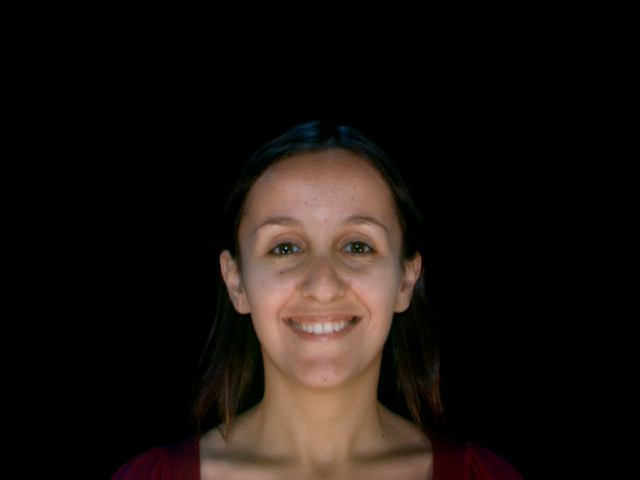
#> input picture facesdb/s001/bmp/s001-01_img.bmp, 640 x 480 px; its folder holds only this picture in this run
$ python emotion_classification.py   (older library calls are emulated)
#> lines starting #> are read from the running program, lines starting #| are printed output that depends on the picture
### create_dataset.py
import glob, os
import matplotlib.pyplot as plt
import numpy as np
import tensorflow as tf
import scipy.misc
from scipy import ndimage
import cv2
from image_mod_functions import rotate_image, add_gaussian_noise, add_speckle, rgb2gray, down_sample_image, up_sample_image, standardize_image

class DataLoader:
    '''
    DataLoader: The DataLoader class exists to create a tensorflow dataset object from an existing dataset of emotionally classified faces stored in a folder system.

    Functions:
        get_emotion: An instance of a python switch statement used to label the images relative to their emotionally classified status based on the naming of the image file.
        get_one_hot: returns the one hot-encoded label for the classification of the image.
        getDataset: the function which aggregates the images into the tensorflow dataset object from the folder organization.
        create_label_vector: creates the vector of labels for the classified images (necessary for creating the tensorflow labled dataset)
    '''
    def __init__(self, datapath = ""):
        self.datapath = datapath

    # [13 lines left out: function get_emotion, not called in this run]

    def get_one_hot(self, x):
        return {
            0: [1,0,0,0,0,0,0,0,0,0],#'neutral frontal',
            1: [0,1,0,0,0,0,0,0,0,0],#'joy',
            2: [0,0,1,0,0,0,0,0,0,0],#'sadness',
            3: [0,0,0,1,0,0,0,0,0,0],#'surprise',
            4: [0,0,0,0,1,0,0,0,0,0],#'anger',
            5: [0,0,0,0,0,1,0,0,0,0],#'disgust',
            6: [0,0,0,0,0,0,1,0,0,0],#'fear',
            7: [0,0,0,0,0,0,0,1,0,0],#'opened',
            8: [0,0,0,0,0,0,0,0,1,0],#'closed',
            9: [0,0,0,0,0,0,0,0,0,1],#'kiss'
        }[x]

    def getDataset(self, start_index=0, num_samples=None, normalize=False):
        # each entries of datset is a tuple of (image, label)
#> called with start_index = 0, normalize = False
        datapath = os.path.join(self.datapath, "facesdb/**/bmp/*.bmp")
        data = []
        face_cascade = cv2.CascadeClassifier("haarcascade_frontalface_default.xml")
        for index, i in enumerate(sorted(glob.glob(datapath, recursive=True))):
            if index >= start_index:
                if num_samples!=None and index >= start_index+num_samples: #early exit
                    break
                image = plt.imread(i)
#> image is the input picture: shape (480, 640, 3); mean R, G, B 25.3, 18.8, 15.2
                gray = cv2.cvtColor(image[0:-50,:,:], cv2.COLOR_BGR2GRAY)
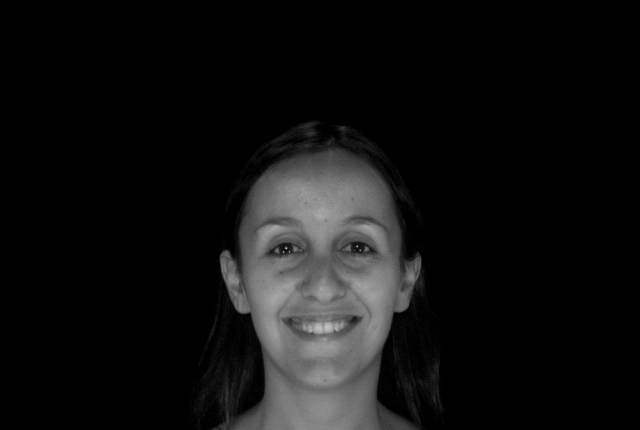
#> gray: shape (430, 640); min 0, max 204, mean 16.6
                faces = face_cascade.detectMultiScale(gray, 1.1,4)
#> faces = [[212, 164, 219, 219]]
                x, y, w, h = faces[0]
#> x = 212; y = 164; w = 219; h = 219
                image = image[y:y+h,x:x+w,:]
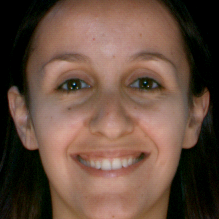
#> image: shape (219, 219, 3); mean R, G, B 103.9, 78, 64.4
                #normalize to float on [0, 1]
                image = standardize_image(image, 128, 128)
                if normalize == True:
                    image = image / 255.0
                data.append(image)
        data = np.stack(data)
        y = self.create_label_vector()
        y = y[start_index:start_index+len(data)]
        dataset = tf.data.Dataset.from_tensor_slices((data, y))
        return dataset, data, y

    def create_label_vector(self):
        # y is label vector
        y = []
        image = 0
        for i in range(0,36):
            for j in range(0,10):
                y.append(self.get_one_hot(j))

        return y

'''Testing'''
'''
dataLoader = DataLoader()
dataset = dataLoader.getDataset()

for img, label in dataset:
    # img = down_sample_image(img)
    # img = up_sample_image(img)
    img = rgb2gray(img)
    img = add_speckle(img)
    img = add_gaussian_noise(img, 0, 0.2)
    img = rotate_image(img, 45)
    plt.imshow(np.squeeze(img))
    plt.show()
'''

### image_mod_functions.py
from scipy import ndimage
import tensorflow as tf
import numpy as np
import matplotlib.pyplot as plt
import cv2

'''
    A suite of functions to manipulate numpy image matrices. Manipulations include rotation, additive gaussian noise, speckle,
    up and down sampling, size standardization, to gray scale.
'''
def rotate_image(image, degree):
    return ndimage.rotate(image, degree, reshape=False)

# [26 lines left out: functions add_gaussian_noise, rgb2gray, add_speckle, down_sample_image, not called in this run]

def standardize_image(image, height, width):
#> called with height = 128, width = 128
    image = cv2.resize(image, dsize=(height, width), interpolation=cv2.INTER_NEAREST)
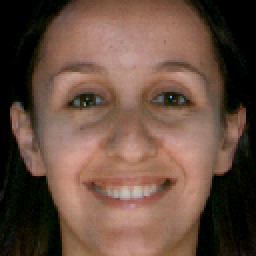
#> image: shape (128, 128, 3) (shown 2 times larger); mean of channels 0, 1, 2 103.7, 78, 64.3; drawn as R, G, B
    image_resized = image.astype(np.float32)

    # if single sample, reshape to include the channel again
    if (len(image_resized.shape) == 2):
        image_resized = image_resized.reshape(*image_resized.shape, 1)

    return image_resized

# [4 lines left out: function up_sample_image, not called in this run]

### emotion_classification.py
from create_dataset import *

import tensorflow.keras as keras
from tensorflow.keras.models import Sequential
import cv2 as cv2
import matplotlib
import matplotlib.pyplot as plt

from tensorflow.keras import layers
from tensorflow.keras import models
from tensorflow.keras import optimizers

from tensorflow.keras import backend as K
import functools as functools
import warnings
warnings.filterwarnings("ignore")
warnings.simplefilter(action='ignore', category=FutureWarning)

# pixel height/width for resizing images
HEIGHT = WIDTH = 60

emotion_to_onehot = {
    'neutral frontal': [1, 0, 0, 0, 0, 0, 0, 0, 0, 0],
    'joy':             [0, 1, 0, 0, 0, 0, 0, 0, 0, 0],
    'sadness':         [0, 0, 1, 0, 0, 0, 0, 0, 0, 0],
    'surprise':        [0, 0, 0, 1, 0, 0, 0, 0, 0, 0],
    'anger':           [0, 0, 0, 0, 1, 0, 0, 0, 0, 0],
    'disgust':         [0, 0, 0, 0, 0, 1, 0, 0, 0, 0],
    'fear':            [0, 0, 0, 0, 0, 0, 1, 0, 0, 0],
    'opened':          [0, 0, 0, 0, 0, 0, 0, 1, 0, 0],
    'closed':          [0, 0, 0, 0, 0, 0, 0, 0, 1, 0],
    'kiss':            [0, 0, 0, 0, 0, 0, 0, 0, 0, 1]
}

# reverse dictionary to be able to get predicted label
onehot_to_emotion = {str(onehot_value): emotion for emotion, onehot_value in emotion_to_onehot.items()}

# [35 lines left out: functions get_pred_emotion, apply_transformations, not called in this run]

def get_train_test_data(num_train_faces=28, oversample_amt=4):
    '''
    uses DataLoader API to load train/test data

    input:
        - num_train_faces, up to 36
           (our data has 10 emotions for each person, and there are 36 unique
            people. this function splits 28 (by default) unique people into
            training, and puts the rest into testing)

        - oversample_amt
            (number of times to augment each image in the training data,
             to increase the amount of data we have for training. this
             will not affect the testing data, or use people in that dataset.)

    output:
        - train_X, train_Y
        - test_X, test_Y
    '''
    # calculate index to split train/test data
    split_idx = num_train_faces * 10

    # read in data
    dataLoader = DataLoader()
    dataset, data, labels = dataLoader.getDataset()
#> in getDataset, `y = y[start_index:start_index+len(data)]`: y = [[1, 0, 0, 0, 0, 0, 0, 0, 0, 0]]

    # separate train and test
    train_X = data[:split_idx,:,:,:]
    train_Y = labels[:split_idx]

    test_X = data[split_idx:,:,:,:]
    test_Y = labels[split_idx:]

    # oversample the training dataset
    for i in range(oversample_amt):
        train_X = np.append(train_X, data[:split_idx,:,:,:], axis=0)
        train_Y = np.append(train_Y, labels[:split_idx], axis=0)

    return train_X, train_Y, test_X, test_Y


# [99 lines left out: functions transform_data, fastSVM, get_CNN_model, generate_and_save_figures, not called in this run]


def main():

    # get train/test data
    train_X, train_Y, test_X, test_Y = get_train_test_data(oversample_amt=4)

    # trainsform sets
    train_X, train_Y = transform_data(train_X, train_Y)
    test_X, test_Y = transform_data(test_X, test_Y)

    # print shapes
    print("shape of train_X: ", train_X.shape)
    print("shape of train_Y: ", train_Y.shape)

    print("shape of test_X: ", test_X.shape)
    print("shape of test_Y: ", test_Y.shape)

    # get model
    model = get_CNN_model()
    model = fastSVM()

    # run on dataset
    history = model.fit(train_X, train_Y,
                        epochs=25, batch_size=200,
                        validation_data=(test_X,test_Y))

    # save figures into figures/ directory
    #generate_and_save_figures(history)

    #model.save('trained_models/cnn2.h5')


main()
#> (the call stopped at in getDataset, `dataset = tf.data.Dataset.from_tensor_slices((data, y))`: tensorflow is not available in this run)

$ run again, on facesdb/s001/bmp/s001-08_img.bmp
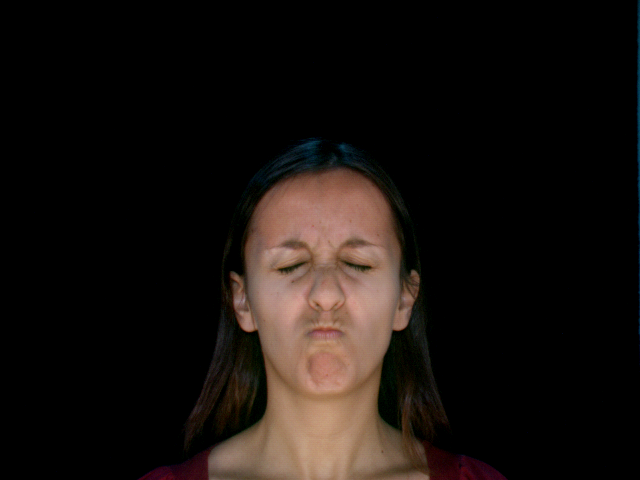
#> input picture facesdb/s001/bmp/s001-08_img.bmp, 640 x 480 px
#> in getDataset, image is the input picture: shape (480, 640, 3); mean R, G, B 23.6, 17.8, 14.6
#> in getDataset, `gray = cv2.cvtColor(image[0:-50,:,:], cv2.COLOR_BGR2GRAY)`:
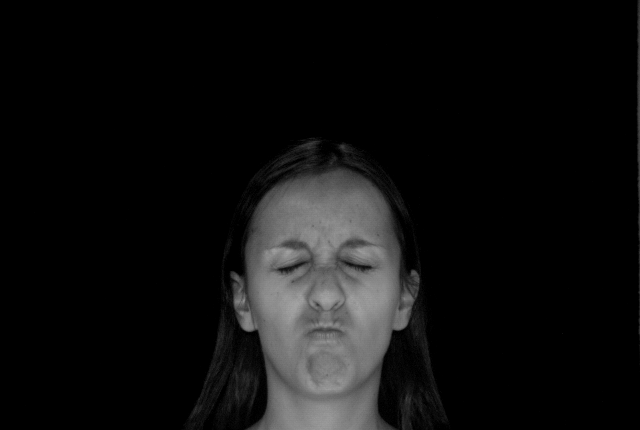
#> gray: shape (430, 640); min 0, max 164, mean 15.4
#> faces = [[226, 190, 196, 196]]
#> in getDataset, `x, y, w, h = faces[0]`: x = 226; y = 190; w = 196
#> in standardize_image, `image = cv2.resize(image, dsize=(height, width), interpolation=cv2.INT..`:
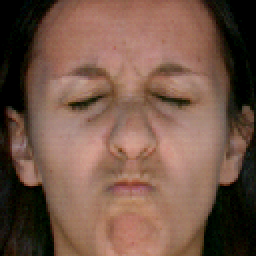
#> image: shape (128, 128, 3) (shown 2 times larger); mean of channels 0, 1, 2 117.1, 87, 72.3; drawn as R, G, B
#> in getDataset, `y = y[start_index:start_index+len(data)]`: y = [[1, 0, 0, 0, 0, 0, 0, 0, 0, 0]]
